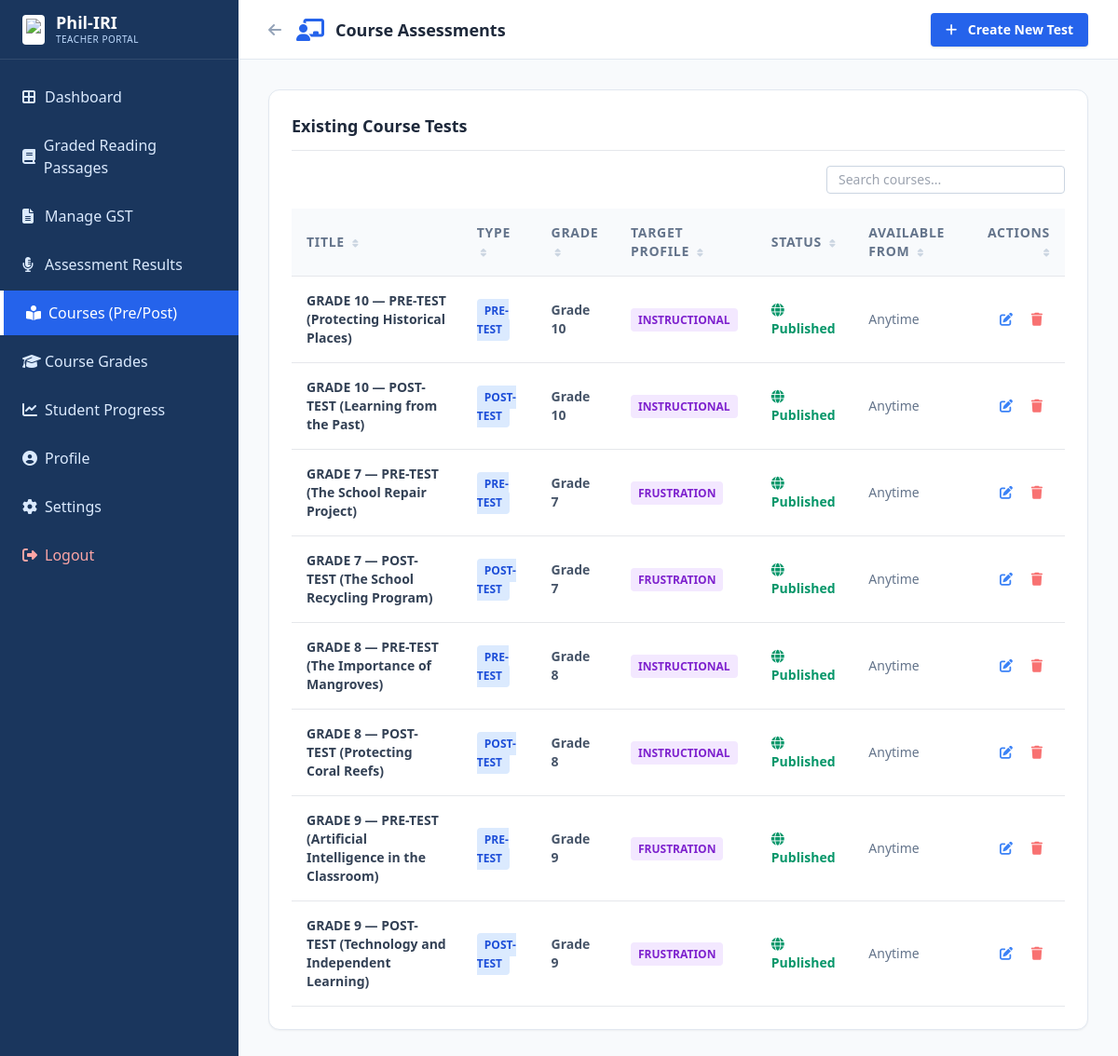
/course.php (signed in), run on the app's committed database.
### tables this page shows
CREATE TABLE `course_assessments` (
  `id` int NOT NULL AUTO_INCREMENT,
  `title` varchar(255) NOT NULL,
  `test_type` enum('Pre-Test','Post-Test') NOT NULL DEFAULT 'Pre-Test',
  `target_profile` enum('Instructional','Frustration') NOT NULL DEFAULT 'Instructional',
  `target_grade` int DEFAULT '7',
  `passage_text` text,
  `questions_json` text,
  `status` enum('Draft','Published') NOT NULL DEFAULT 'Draft',
  `available_from` datetime DEFAULT NULL,
  `created_at` timestamp NULL DEFAULT CURRENT_TIMESTAMP,
  `updated_at` timestamp NULL DEFAULT CURRENT_TIMESTAMP ON UPDATE CURRENT_TIMESTAMP,
  PRIMARY KEY (`id`)
);

### course.php (the view, shortened to what this page needs)
<?php
require_once 'config.php';
$action = $_GET['action'] ?? 'list';
?>
<!DOCTYPE html>
<html lang="en">
<head>
    <script src="https://cdn.tailwindcss.com"></script>
    <link rel="stylesheet" href="https://cdnjs.cloudflare.com/ajax/libs/font-awesome/6.4.0/css/all.min.css">
</head>
<body class="flex h-screen overflow-hidden text-slate-800">
    <?php include 'teacher_sidebar.php'; ?>
    <div class="flex-1 flex flex-col h-screen overflow-hidden">
    <?php if ($action === 'list'):
        $stmt = $pdo->query("SELECT * FROM course_assessments ORDER BY created_at DESC");
        $assessments = $stmt->fetchAll(PDO::FETCH_ASSOC);
    ?>
    <header class="h-16 bg-white border-b border-slate-200 flex items-center px-4 md:px-8 shrink-0 justify-between">
        <div class="flex items-center">
            <a href="dashboard_teacher.php" class="text-slate-400 hover:text-slate-600 mr-4"><i class="fas fa-arrow-left"></i></a>
            <i class="fas fa-chalkboard-teacher text-blue-600 text-2xl mr-3"></i>
            <h1 class="font-bold text-lg text-slate-800">Course Assessments</h1>
        </div>
        <a href="course.php?action=edit" class="bg-blue-600 hover:bg-blue-700 text-white font-bold py-2 px-4 rounded shadow text-sm">
            <i class="fas fa-plus mr-2"></i> Create New Test
        </a>
    </header>
    <main class="flex-1 p-4 md:p-8 max-w-6xl mx-auto w-full overflow-y-auto">
        <div class="bg-white rounded-xl shadow-sm border border-slate-200 p-6">
            <h2 class="text-lg font-bold text-slate-800 border-b pb-3 mb-4">Existing Course Tests</h2>
            <?php if(count($assessments) === 0): ?>
                <div class="text-center py-10 text-slate-400 border-2 border-dashed border-slate-200 rounded-lg">
                    <i class="fas fa-folder-open text-4xl mb-3"></i>
                    <p>No course tests found. Click "Create New Test" to get started.</p>
                </div>
            <?php else: ?>
                <div class="flex justify-end mb-4">
                    <input type="text" id="courseSearch" placeholder="Search courses..." class="border border-slate-300 rounded px-3 py-1 text-sm focus:outline-none focus:border-blue-500 w-64">
                </div>
                <div class="overflow-x-auto">
                    <table id="courseTable" class="w-full text-left border-collapse">
                        <thead>
                            <tr class="bg-slate-50 text-slate-500 text-sm uppercase tracking-wider">
                                <th class="p-4 border-b font-semibold">Title</th>
                                <th class="p-4 border-b font-semibold">Type</th>
                                <th class="p-4 border-b font-semibold">Grade</th>
                                <th class="p-4 border-b font-semibold">Target Profile</th>
                                <th class="p-4 border-b font-semibold">Status</th>
                                <th class="p-4 border-b font-semibold">Available From</th>
                                <th class="p-4 border-b font-semibold text-right">Actions</th>
                            </tr>
                        </thead>
                        <tbody class="text-slate-700 text-sm">
                            <?php foreach($assessments as $row): ?>
                            <tr class="border-b hover:bg-slate-50 transition">
                                <td class="p-4 font-bold"><?php echo htmlspecialchars($row['title']); ?></td>
                                <td class="p-4"><span class="bg-blue-100 text-blue-700 px-2 py-1 rounded text-xs font-bold uppercase"><?php echo $row['test_type']; ?></span></td>
                                <td class="p-4 font-semibold text-slate-600">Grade <?php echo $row['target_grade'] ?? '7'; ?></td>
                                <td class="p-4"><span class="bg-purple-100 text-purple-700 px-2 py-1 rounded text-xs font-bold uppercase"><?php echo $row['target_profile']; ?></span></td>
                                <td class="p-4">
                                    <?php if($row['status'] == 'Published'): ?>
                                        <span class="text-emerald-600 font-bold"><i class="fas fa-globe mr-1"></i> Published</span>
                                    <?php else: ?>
                                        <span class="text-slate-400 font-bold"><i class="fas fa-edit mr-1"></i> Draft</span>
                                    <?php endif; ?>
                                </td>
                                <td class="p-4 text-slate-500"><?php echo $row['available_from'] ? date('M d, Y h:i A', strtotime($row['available_from'])) : 'Anytime'; ?></td>
                                <td class="p-4 text-right">
                                    <a href="course.php?action=edit&id=<?php echo $row['id']; ?>" class="text-blue-500 hover:text-blue-700 p-2"><i class="fas fa-edit"></i></a>
                                    <a href="course.php?action=delete&id=<?php echo $row['id']; ?>" onclick="return confirm('Are you sure you want to delete this test?')" class="text-red-400 hover:text-red-600 p-2"><i class="fas fa-trash"></i></a>
                                </td>
                            </tr>
                            <?php endforeach; ?>
                        </tbody>
                    </table>
                </div>
            <?php endif; ?>
        </div>
    </main>
    <?php endif; ?>
        </div>
</body>
</html>

### data on the page
course_assessments: title "GRADE 10 — PRE-TEST (Protecting Historical Places)", test_type "PRE-TEST", target_grade "10", target_profile "INSTRUCTIONAL", status "Published" (drawn), shows "Anytime"
course_assessments: title "GRADE 10 — POST-TEST (Learning from the Past)", test_type "POST-TEST", target_grade "10", target_profile "INSTRUCTIONAL", status "Published" (drawn), shows "Anytime"
course_assessments: title "GRADE 7 — PRE-TEST (The School Repair Project)", test_type "PRE-TEST", target_grade "7", target_profile "FRUSTRATION", status "Published" (drawn), shows "Anytime"
course_assessments: title "GRADE 7 — POST-TEST (The School Recycling Program)", test_type "POST-TEST", target_grade "7", target_profile "FRUSTRATION", status "Published" (drawn), shows "Anytime"
course_assessments: title "GRADE 8 — PRE-TEST (The Importance of Mangroves)", test_type "PRE-TEST", target_grade "8", target_profile "INSTRUCTIONAL", status "Published" (drawn), shows "Anytime"
course_assessments: title "GRADE 8 — POST-TEST (Protecting Coral Reefs)", test_type "POST-TEST", target_grade "8", target_profile "INSTRUCTIONAL", status "Published" (drawn), shows "Anytime"
course_assessments: title "GRADE 9 — PRE-TEST (Artificial Intelligence in the Classroom)", test_type "PRE-TEST", target_grade "9", target_profile "FRUSTRATION", status "Published" (drawn), shows "Anytime"
course_assessments: title "GRADE 9 — POST-TEST (Technology and Independent Learning)", test_type "POST-TEST", target_grade "9", target_profile "FRUSTRATION", status "Published" (drawn), shows "Anytime"
